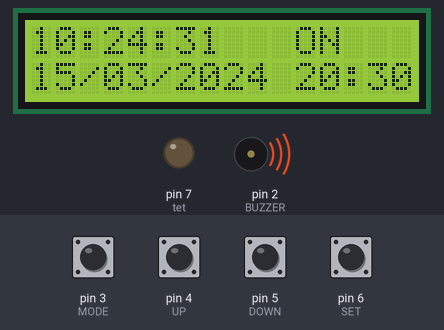
The sketch below on a simulated Arduino Uno, built with avr-gcc and run on an emulated ATmega328P. Shown: 16×2 character LCD, output pins drawn as LEDs (lit = HIGH), buzzer (waves = sounding, pin HIGH). Inputs (shaded band) come from the test bench; at power-on: pin 3 (MODE), pin 4 (UP), pin 5 (DOWN), pin 6 (SET) HIGH. The local clock reads 2024-03-15 10:24:30 at power-on unless the sketch sets it.

Above: at 1.2 s.
1.3 s: pin 3 (MODE) pulled LOW for 0.15 s
At 2.4 s:
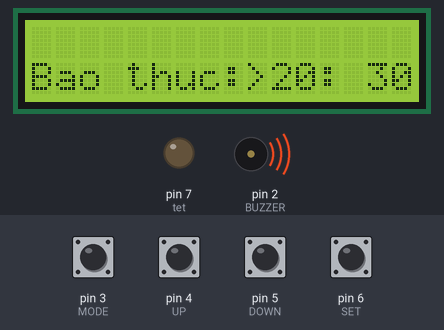
3.2 s: pin 6 (SET) pulled LOW for 1 s
At 5.6 s:
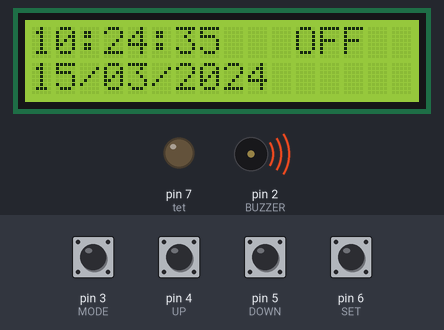
7.2 s: pin 6 (SET) pulled LOW for 0.15 s
At 8.7 s:
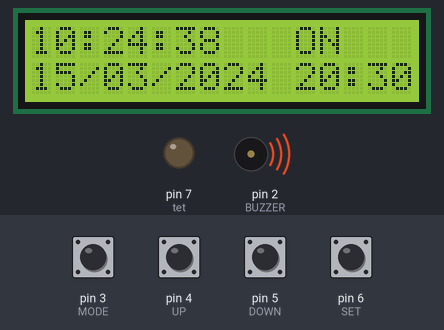
9.5 s: pin 3 (MODE) pulled LOW for 1 s
At 10.6 s:
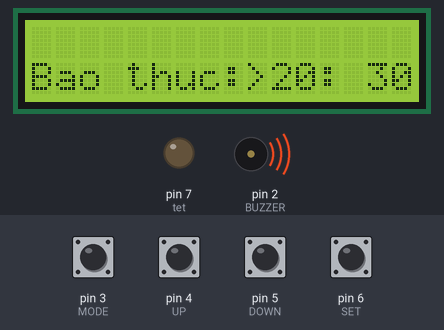
12.0 s: pin 4 (UP) pulled LOW for 1 s
At 13.5 s:
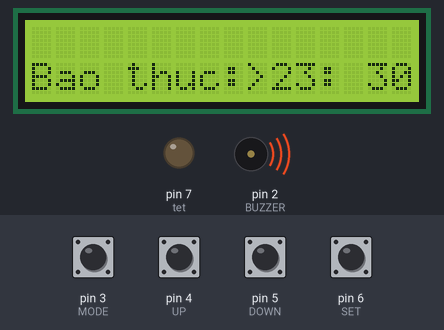
14.5 s: pin 4 (UP) pulled LOW for 0.15 s
At 16.1 s:
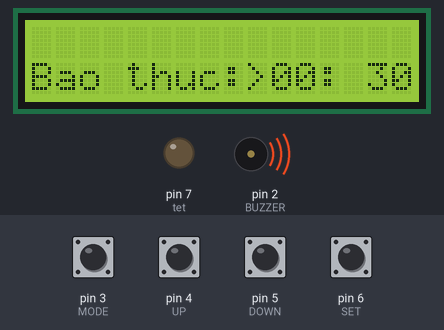
Timing chart, 0 to 17.2 s (numbered marks = the images above; inputs shaded):
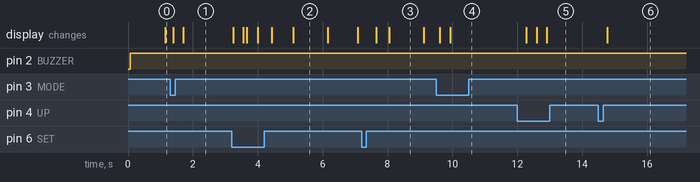

The sketch:

code-bt3-b2-truyenthongioy.ino
```cpp
#include <Wire.h>
#include <RTClib.h>
#include <LiquidCrystal_I2C.h>

LiquidCrystal_I2C lcd(0x27, 16, 2);
RTC_DS1307 rtc;

// Khai bao chan
const int MODE = 3;
const int UP = 4;
const int DOWN = 5;
const int SET = 6;
const int BUZZER = 2;
const int tet = 7;

// Bien trang thai
enum State {
  xemngaygio,
  chinhgio,
  chinhphut
};

State tthientai = xemngaygio;

int giohen = 20;
int phuthen = 30;
bool batcoi = true;
bool ttcoi = false;

unsigned long lastButtonPress = 0;
const unsigned long debounceDelay = 200;

void setup() {
  lcd.init();
  lcd.backlight();

  if (!rtc.begin()) {
    lcd.print("RTC khong hoat dong!");
    while (1);
  }

  if (!rtc.isrunning()) {
    lcd.clear();
    lcd.print("RTC adjust...");
    rtc.adjust(DateTime(F(__DATE__), F(__TIME__)));
    delay(2000);
  }

  pinMode(MODE, INPUT_PULLUP);
  pinMode(UP, INPUT_PULLUP);
  pinMode(DOWN, INPUT_PULLUP);
  pinMode(SET, INPUT_PULLUP);
  pinMode(BUZZER, OUTPUT);
  pinMode(tet, OUTPUT);

}

void loop() {
  DateTime now = rtc.now();
  digitalWrite(BUZZER, HIGH);
  digitalWrite(tet, LOW);
  handleButtons();
  switch (tthientai) {
    case xemngaygio:
      hienThiNgayGio(now);
      kiemTraBaoThuc(now);
      break;
    case chinhgio:
      hienThiCaiDatBaoThuc(true);
      break;
    case chinhphut:
      hienThiCaiDatBaoThuc(false);
      break;
  }
  delay(100);
}

void handleButtons() {
  unsigned long ttthoigian = millis();
  if (ttthoigian - lastButtonPress < debounceDelay) {
    return;
  }

  if (digitalRead(MODE) == LOW) {
    lastButtonPress = ttthoigian;

    if (ttcoi) {
      ttcoi = false;
      tthientai = xemngaygio;
    } else {
      if (tthientai == xemngaygio) {
        tthientai = chinhgio;
        lcd.clear();
      }
    }
    delay(300);
  }

  if (digitalRead(UP) == LOW) {
    lastButtonPress = ttthoigian;
    if (tthientai == chinhgio) {
      giohen++;
      if (giohen > 23) giohen = 0;
    } else if (tthientai == chinhphut) {
      phuthen++;
      if (phuthen > 59) phuthen = 0;
    }
    delay(200);
  }

  if (digitalRead(DOWN) == LOW) {
    lastButtonPress = ttthoigian;
    if (tthientai == chinhgio) {
      giohen--;
      if (giohen < 0) giohen = 23;
    } else if (tthientai == chinhphut) {
      phuthen--;
      if (phuthen < 0) phuthen = 59;
    }
    delay(200);
  }

  if (digitalRead(SET) == LOW) {
    lastButtonPress = ttthoigian;

    if (tthientai == xemngaygio) {
      batcoi = !batcoi;
    } else if (tthientai == chinhgio) {
      tthientai = chinhphut;
      lcd.clear();
    } else if (tthientai == chinhphut) {
      tthientai = xemngaygio;
      lcd.clear();
    }
    delay(300);
  }
}

void hienThiNgayGio(DateTime now) {
  lcd.setCursor(0, 1);
  if (now.day() < 10) lcd.print('0');
  lcd.print(now.day());
  lcd.print('/');
  if (now.month() < 10) lcd.print('0');
  lcd.print(now.month());
  lcd.print('/');
  lcd.print(now.year());

  lcd.setCursor(11, 1);
  if (batcoi) {
    if (giohen < 10) lcd.print('0');
    lcd.print(giohen);
    lcd.print(':');
    if (phuthen < 10) lcd.print('0');
    lcd.print(phuthen);
  } else {
    lcd.print("      ");
  }

  lcd.setCursor(0, 0);
  if (now.hour() < 10) lcd.print('0');
  lcd.print(now.hour());
  lcd.print(':');
  if (now.minute() < 10) lcd.print('0');
  lcd.print(now.minute());
  lcd.print(':');
  if (now.second() < 10) lcd.print('0');
  lcd.print(now.second());

  lcd.setCursor(11, 0);
  if (batcoi) {
    lcd.print("ON    ");
  } else {
    lcd.print("OFF   ");
  }
}

void hienThiCaiDatBaoThuc(bool isHour) {
  lcd.setCursor(0, 1);
  lcd.print("Bao thuc:");
  if (isHour) {
    lcd.print('>');
  } else {
    lcd.print(' ');
  }

  if (giohen < 10) lcd.print('0');
  lcd.print(giohen);
  lcd.print(':');

  if (!isHour) {
    lcd.print('>');
  } else {
    lcd.print(' ');
  }
  if (phuthen < 10) lcd.print('0');
  lcd.print(phuthen);
  lcd.print("  ");
}

void kiemTraBaoThuc(DateTime now) {
  if (!batcoi) return;

  if (now.hour() == giohen && now.minute() == phuthen && now.second() == 0) {
    ttcoi = true;
  }

  if (ttcoi) {
    digitalWrite(BUZZER, HIGH);
    digitalWrite(tet, LOW);
    lcd.clear();
    lcd.setCursor(0, 0);
    lcd.print("  WAKE UP!!!    ");
  }
}
```

Measured:
- after the input at 1.3 s, the display: first changes after 0.09 s (image 1 shows a later state)
- after the input at 3.2 s, the display: first changes at once (image 2 shows a later state)
- after the input at 7.2 s, the display: first changes after 0.45 s (image 3 shows a later state)
- after the input at 9.5 s, the display: first changes after 0.11 s (image 4 shows a later state)
- after the input at 12.0 s, the display: first changes after 0.28 s (image 5 shows a later state)
- after the input at 14.5 s, the display: changes after 0.28 s (image 6)
- what the display in image 2 shows lasts 1.1 s, from 5.1 s to 6.2 s
